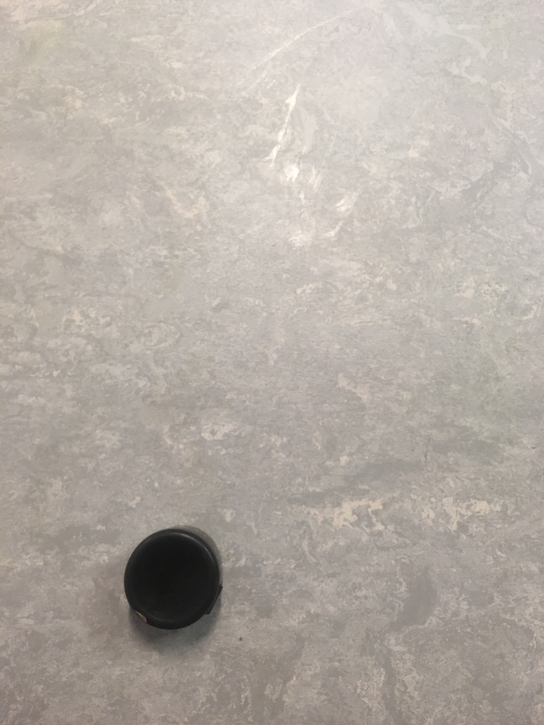
#> input picture python scripts/vision/raw_imgs/ball_2.jpg, 544 x 725 px
$ python discretize_still_img.py raw_imgs/ball_2.jpg 5
#> lines starting #> are read from the running program, lines starting #| are printed output that depends on the picture; after the words box and inside, x2 and y2 are one past the last pixel; in counts of white or black regions, pixels touching at a corner belong together
# Usage: python discretize.py <filename> <debug flag>

import cv2
import numpy as np
from matplotlib import pyplot as plt
from math import ceil
import sys


# Enumerations to ease tuple access
x = 0
y = 1


def discretize_ball_img(filename, debug):
	img1 = open_img(filename)

	img_dim = img1.shape[1], img1.shape[0]
	grid_dim = (8, 5)
	cell_dim = get_cell_dimensions(img_dim, grid_dim)

	circle_center, radius = get_circle(img1)

	cell = pixel_to_cell(circle_center, cell_dim)

	if (debug):
		print_all_coordinates(img_dim, grid_dim, cell_dim, circle_center, cell)
		img2 = build_img2(img1, img_dim, grid_dim, cell_dim, circle_center, radius)
		img3 = build_img3(img_dim, grid_dim, cell_dim, cell)
		show_subplots(img1, img2, img3)
	else:
		print(circle_center)


def get_cell_dimensions(img_dim, grid_dim):
	return int(round(img_dim[x]/grid_dim[x])), int(round(img_dim[y]/grid_dim[y]))


# TODO Understand all HoughCircle parameters
def get_circle(img):
	grey_img = cv2.cvtColor(img, cv2.COLOR_BGR2GRAY)
	filter_size = 10

	# Keep calling HoughCircles() and adjusting filter size until only 1 or 0 circles are returned
	while (1):
		blur_img = cv2.blur(grey_img, (filter_size,filter_size))

		circles = cv2.HoughCircles(blur_img, cv2.HOUGH_GRADIENT, 1, 20, param1 = 50, param2 = 30, minRadius = 25, maxRadius = 175)
		circles = np.uint16(np.around(circles))

		num_circles = circles.shape[1]

		#print("Filter size: " + str(filter_size) + "x" + str(filter_size) + "\tNumber of circles: " + str(num_circles))

		if (num_circles == 1):
			break

		if (num_circles > 1):
			filter_size = filter_size + 1
		else:
			filter_size = filter_size - 1

		if (filter_size == 0):
			print("\nNo circles found")
			return (0,0), 0

	center = (circles[0,0,0], circles[0,0,1])
	radius = circles[0,0,2]

	return center, radius


def pixel_to_cell(circle_center, cell_dim):
	return int(ceil(circle_center[x]/cell_dim[x])), int(ceil(circle_center[y]/cell_dim[y]))


def draw_gridlines(img, img_dim, grid_dim, cell_dim):
	# Draw vertical lines
	for i in range(1,grid_dim[x]):
		cv2.line(img, (cell_dim[x]*i,0), (cell_dim[x]*i,img_dim[y]), (0,0,255), 2)

	# Draw horizontal lines
	for i in range(1,grid_dim[y]):
		cv2.line(img, (0,cell_dim[y]*i), (img_dim[x],cell_dim[y]*i), (0,0,255), 2)


def draw_circle(img, center, radius):
	cv2.circle(img, center, radius, (0, 255, 0), 5)
	cv2.circle(img, center, 2, (0, 255, 0), 3)


def build_blank_img(img_dim):
	size = (img_dim[y], img_dim[x], 3)
	return np.ones(size, np.uint8) * 255


def fill_cell(img, cell_dim, cell):
	cv2.rectangle(img, (cell_dim[x]*(cell[x]-1),cell_dim[y]*(cell[y]-1)), (cell_dim[x]*cell[x],cell_dim[y]*cell[y]), (0,255,0), -1)


def show_subplots(img1, img2, img3):
	plt.subplot(131),plt.imshow(cv2.cvtColor(img1, cv2.COLOR_BGR2RGB)),plt.title('Original')
	plt.xticks([]), plt.yticks([])

	plt.subplot(132),plt.imshow(cv2.cvtColor(img2, cv2.COLOR_BGR2RGB)),plt.title('Grid Overlay')
	plt.xticks([]), plt.yticks([])

	plt.subplot(133),plt.imshow(cv2.cvtColor(img3, cv2.COLOR_BGR2RGB)),plt.title('Discretized')
	plt.xticks([]), plt.yticks([])

	plt.show()


def print_all_coordinates(img_dim, grid_dim, cell_dim, circle_center, cell):
	print("\nImage dimensions: " + str(img_dim))
	print("Grid dimensions: " + str(grid_dim))
	print("Cell dimensions: " + str(cell_dim))
	print("Circle center: " + str(circle_center))
	print("Cell: " + str(cell))


def build_img2(img1, img_dim, grid_dim, cell_dim, circle_center, radius):
	img2 = img1.copy()
	draw_gridlines(img2, img_dim, grid_dim, cell_dim)
	draw_circle(img2, circle_center, radius)
	return img2


def build_img3(img_dim, grid_dim, cell_dim, cell):
	img3 = build_blank_img(img_dim)
	fill_cell(img3, cell_dim, cell)
	draw_gridlines(img3, img_dim, grid_dim, cell_dim)
	return img3


def open_img(filename):
	img = cv2.imread(filename)

	# Poor doccumentation on how to error check for failed read
	# if (img1.empty()):
	# 	print("Could not find the supplied image")
	# 	sys.exit()

	return img


def main():
	if (len(sys.argv) != 3):
		print("\nUsage: pythonw discretize_still_img.py <filename> <debug mode>")
		sys.exit()

	filename, debug = sys.argv[1], int(sys.argv[2])

	if (debug not in set([0, 1])):
		print("\nDebug bit must be set to 0 or 1. Forcing debug mode.")
		debug = 1

	discretize_ball_img(filename, debug)
#> in open_img, img is the input picture: shape (725, 544, 3); mean B, G, R 165, 173, 180.7
#> the loop in get_circle, `while (1):` made 1 pass
#> circles on pass 1: [[172, 582, 51]]
#> after the loop in get_circle, `while (1):`: filter_size = 10
#> in get_circle, `center = (circles[0,0,0], circles[0,0,1])`: center = (172, 582)
#> in get_circle, `radius = circles[0,0,2]`: radius = 51
#> in discretize_ball_img, `circle_center, radius = get_circle(img1)`: circle_center = (172, 582); radius = 51
#> in discretize_ball_img, `cell = pixel_to_cell(circle_center, cell_dim)`: cell = (3, 5)
#| Image dimensions: (544, 725)
#| Cell dimensions: (68, 145)
#| Circle center: (172, 582)
#| Cell: (3, 5)
#> after the loop in draw_gridlines, `for i in range(1,grid_dim[x]):`:
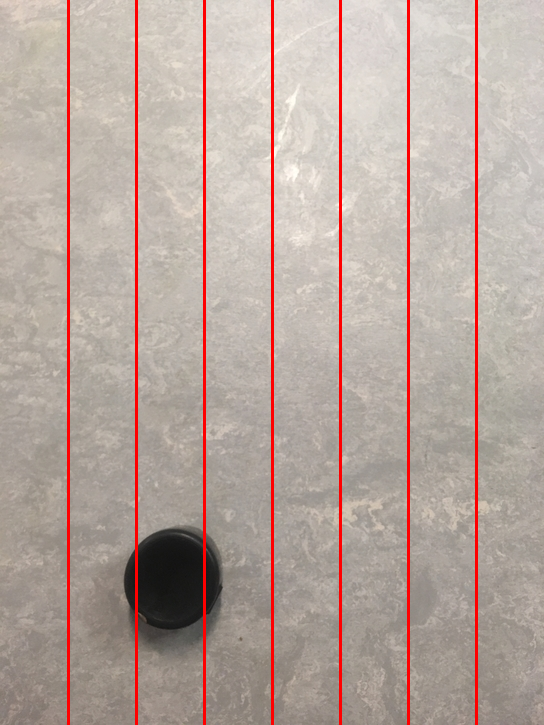
#> img: shape (725, 544, 3); mean B, G, R 158.7, 166.4, 183.6
#> after the loop in draw_gridlines, `for i in range(1,grid_dim[y]):`:
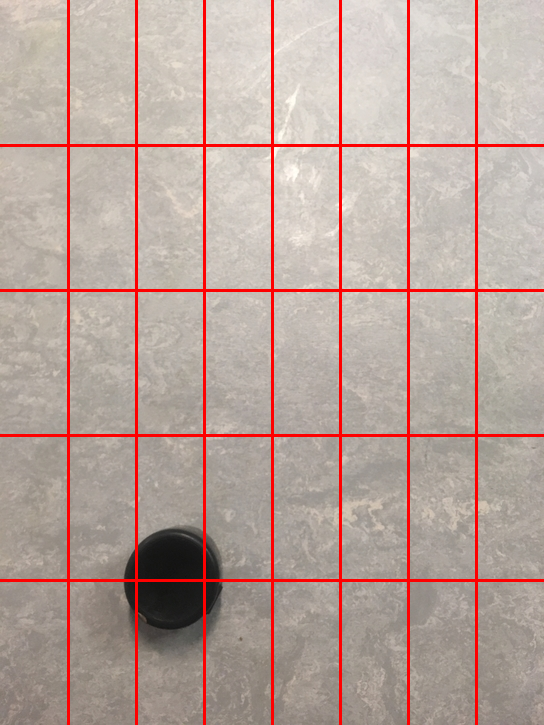
#> img: shape (725, 544, 3); 1.59% of pixels changed, all inside (x1, y1, x2, y2) = (0, 144, 544, 582)
#> in draw_circle, `cv2.circle(img, center, radius, (0, 255, 0), 5)`:
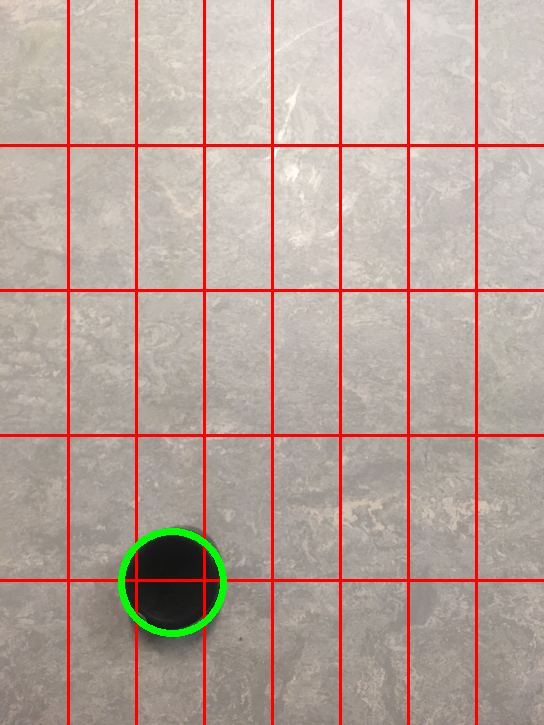
#> img: shape (725, 544, 3); 0.56% of pixels changed, all inside (x1, y1, x2, y2) = (118, 528, 227, 637)
#> in draw_circle, `cv2.circle(img, center, 2, (0, 255, 0), 3)`: img: shape (725, 544, 3); 0.01% of pixels changed, all inside (x1, y1, x2, y2) = (168, 578, 177, 587)
#> in fill_cell, `cv2.rectangle(img, (cell_dim[x]*(cell[x]-1),cell_dim[y]*(cell[y]-1)), ..`:
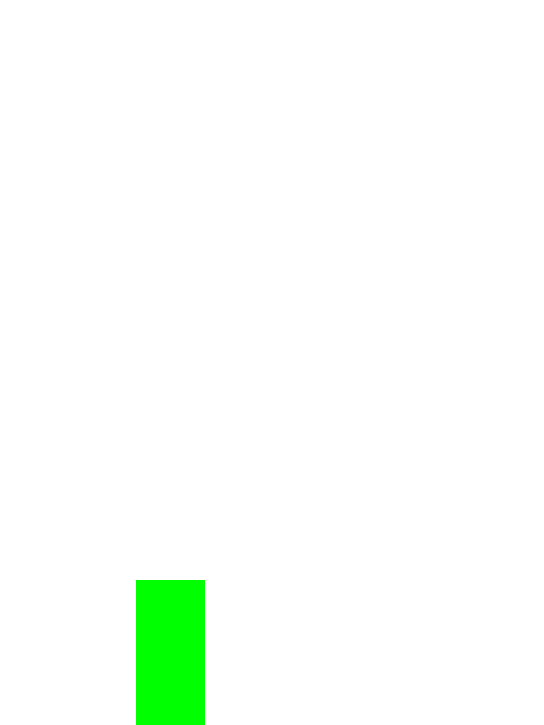
#> img: shape (725, 544, 3); mean of channels 0, 1, 2 248.5, 255, 248.5; drawn as B, G, R
#> call 2 of draw_gridlines, with img_dim = (544, 725), grid_dim = (8, 5), cell_dim = (68, 145)
#> after the loop in draw_gridlines (call 2), `for i in range(1,grid_dim[x]):`:
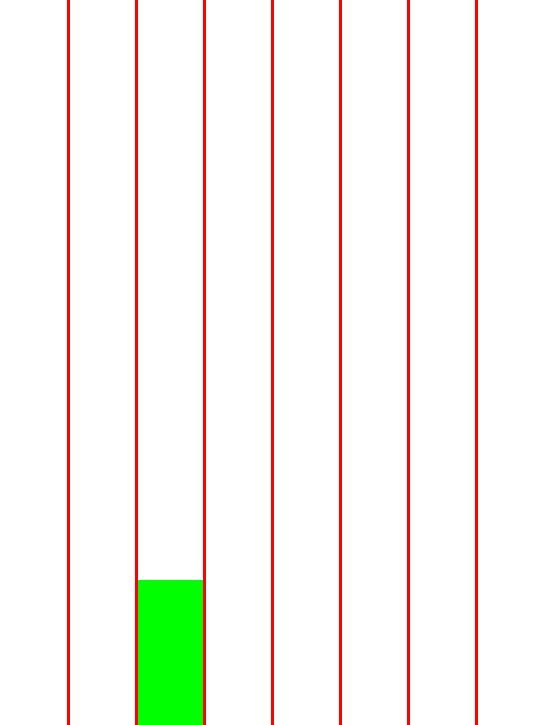
#> img: shape (725, 544, 3); 3.86% of pixels changed, all inside (x1, y1, x2, y2) = (67, 0, 478, 725); drawn as B, G, R
#> after the loop in draw_gridlines (call 2), `for i in range(1,grid_dim[y]):`:
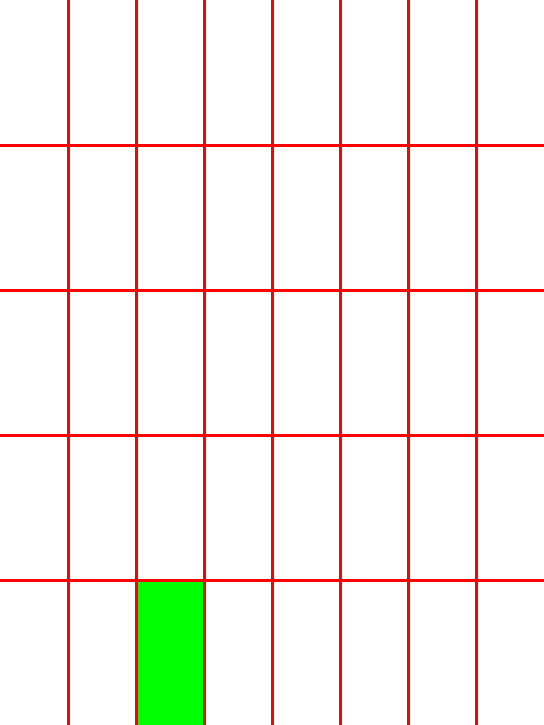
#> img: shape (725, 544, 3); 1.59% of pixels changed, all inside (x1, y1, x2, y2) = (0, 144, 544, 582); drawn as B, G, R
#> in show_subplots, `plt.show()`:
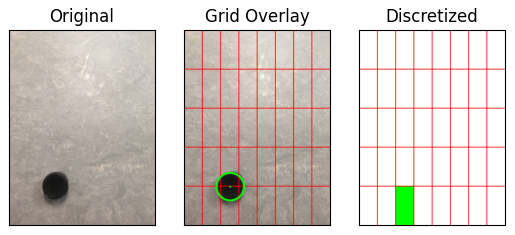
#> figure drawn by matplotlib, 3 panels


if __name__== "__main__":
  main()

$ run again, on python scripts/vision/raw_imgs/ball_4.jpg
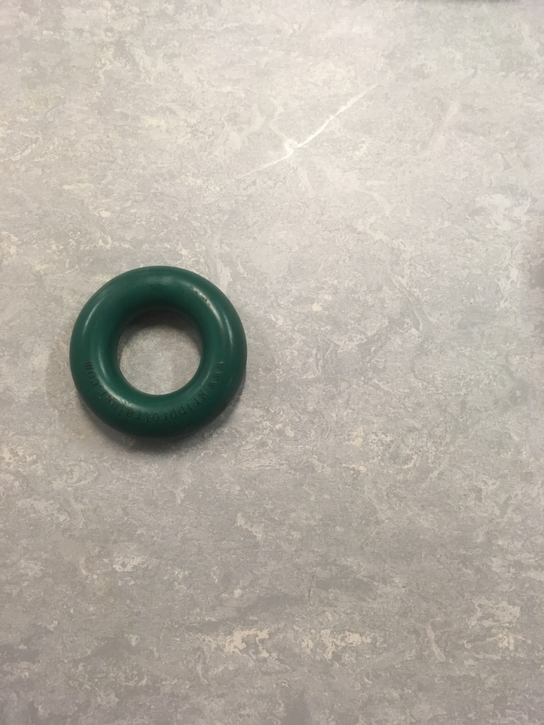
#> input picture python scripts/vision/raw_imgs/ball_4.jpg, 544 x 725 px
#> in open_img, img is the input picture: shape (725, 544, 3); mean B, G, R 167.4, 177.3, 183.4
#> the loop in get_circle, `while (1):` made 16 passes
#> circles on passes 10, 13, 14, 15, 16: [[156, 356, 93], [164, 376, 76]], [[150, 366, 90], [158, 344, 82], [172, 360, 85]], [[156, 354, 94], [158, 374, 102]], [[158, 354, 95], [162, 382, 109]], [[154, 360, 89]]
#> after the loop in get_circle, `while (1):`: filter_size = 25
#> center = (154, 360)
#> in get_circle, `radius = circles[0,0,2]`: radius = 89
#> in discretize_ball_img, `circle_center, radius = get_circle(img1)`: circle_center = (154, 360); radius = 89
#> cell = (3, 3)
#| Image dimensions: (544, 725)
#| Cell dimensions: (68, 145)
#| Circle center: (154, 360)
#| Cell: (3, 3)
#> after the loop in draw_gridlines (call 2), `for i in range(1,grid_dim[y]):`:
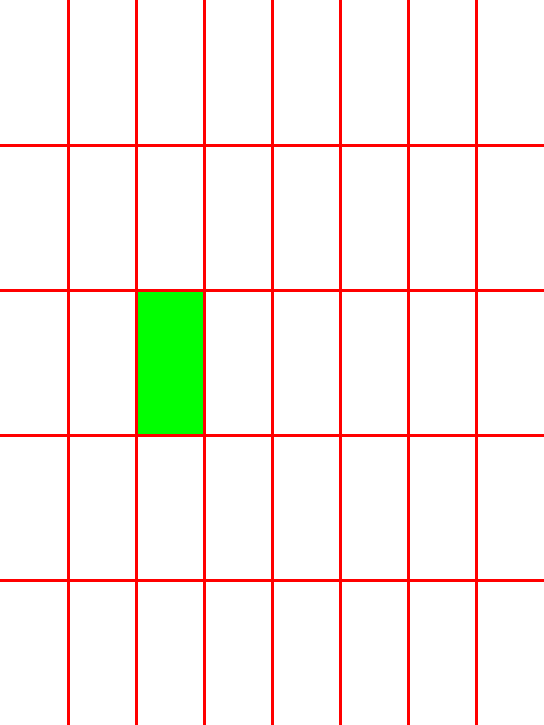
#> img: shape (725, 544, 3); mean of channels 0, 1, 2 235.1, 241.1, 249; drawn as B, G, R
#> in show_subplots, `plt.show()`:
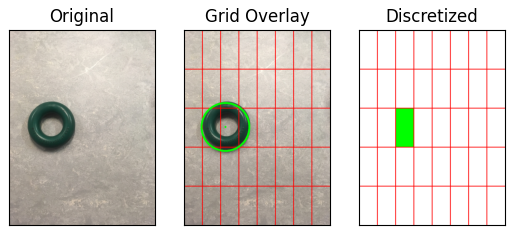
#> figure drawn by matplotlib, 3 panels

$ run again, on python scripts/vision/raw_imgs/ball_1.png
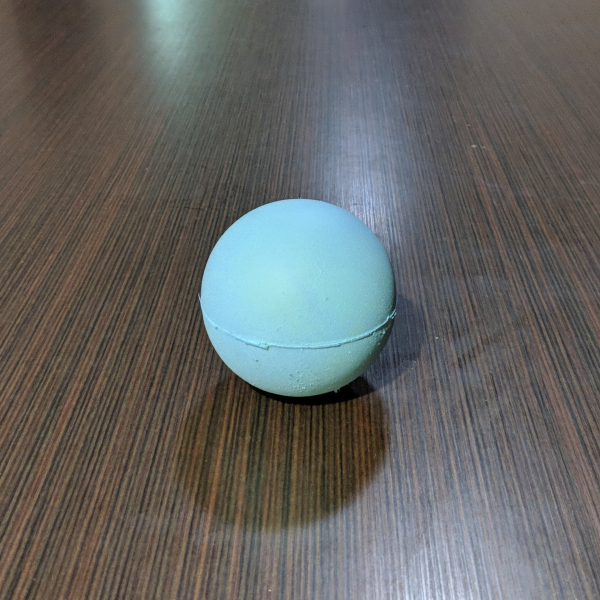
#> input picture python scripts/vision/raw_imgs/ball_1.png, 600 x 600 px
#> in open_img, img is the input picture: shape (600, 600, 3); mean B, G, R 99.8, 101.7, 100.9
#> the loop in get_circle, `while (1):` made 2 passes
#> circles on pass 2: [[298, 296, 97]]
#> after the loop in get_circle, `while (1):`: filter_size = 11
#> center = (298, 296)
#> in get_circle, `radius = circles[0,0,2]`: radius = 97
#> in discretize_ball_img, `circle_center, radius = get_circle(img1)`: circle_center = (298, 296); radius = 97
#> cell = (4, 3)
#| Image dimensions: (600, 600)
#| Cell dimensions: (75, 120)
#| Circle center: (298, 296)
#| Cell: (4, 3)
#> after the loop in draw_gridlines (call 2), `for i in range(1,grid_dim[y]):`:
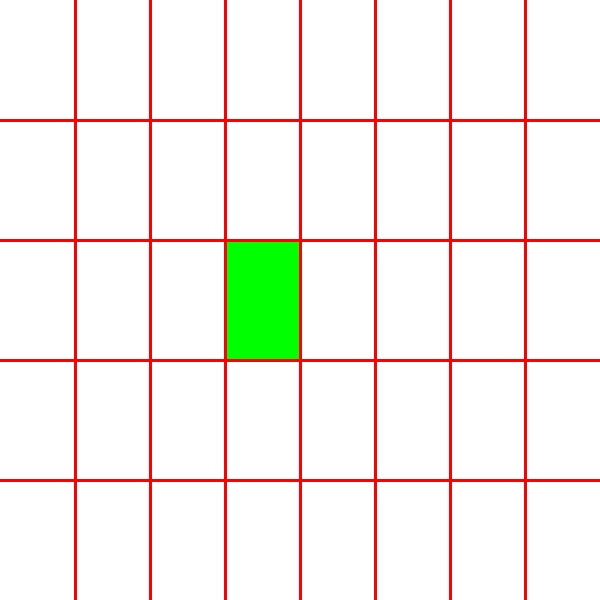
#> img: shape (600, 600, 3); mean of channels 0, 1, 2 235.2, 241.2, 249; drawn as B, G, R
#> in show_subplots, `plt.show()`:
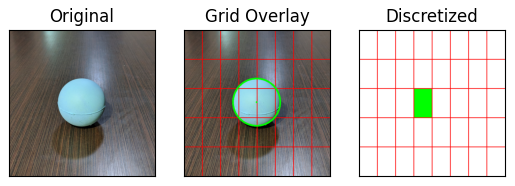
#> figure drawn by matplotlib, 3 panels
